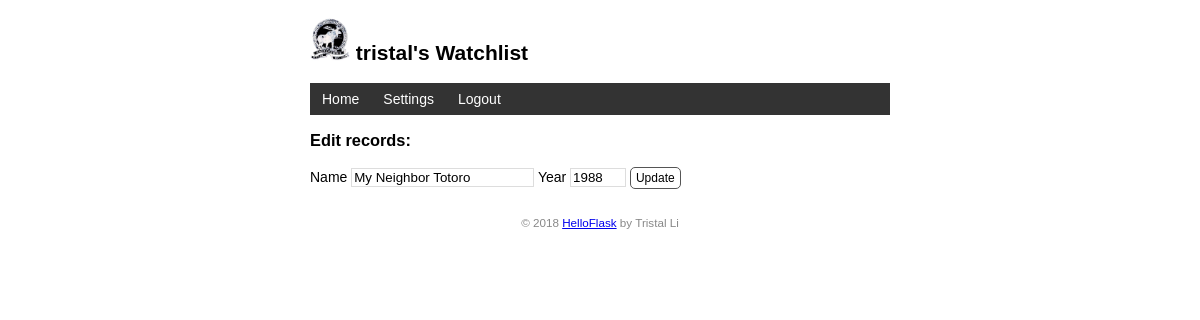
Screenshot of /movie/edit/1 (signed in) with the database file from the repository.
### watchlist/models.py (models this page shows, shortened)
class User(db.Model, UserMixin):
    __tablename__ = 'users'
    id = db.Column(db.Integer, primary_key = True)
    name = db.Column(db.String(20))
    username = db.Column(db.String(20), unique=True)
    password_hash = db.Column(db.String(128), nullable=False)

class Movie(db.Model):
    id = db.Column(db.Integer, primary_key = True)
    title = db.Column(db.String(60))
    year = db.Column(db.String(4))
    username = db.Column(db.String(20))

### watchlist/views.py (the view, shortened to what this page needs)
@app.route("/movie/edit/<int:movie_id>", methods = ["GET", "POST"])
@login_required
def edit(movie_id):
    movie = Movie.query.get_or_404(movie_id)
    return render_template('edit.html', movie = movie)

### watchlist/__init__.py (called while the page is built)
@login_manager.user_loader
def load_user(user_id):
    from watchlist.models import User
    user = User.query.get(int(user_id))
    return user

@app.context_processor
def inject_user():
    from watchlist.models import User, Movie
    users = User.query.all()
    movies = Movie.query.all()
    return dict(users = users, movies = movies)

### watchlist/templates/edit.html
{% extends 'base.html' %}
{% block content %}
<h3>Edit records:</h3>
<form method="post">
    Name <input type="text" name="title" autocomplete="off" required value="{{ movie.title }}">
    Year <input type="text" name="year" autocomplete="off" required value="{{ movie.year }}">
    <input class="btn" type="submit" name="submit" value="Update">
</form>
{% endblock %}

### watchlist/templates/base.html (shortened to what this page needs)
<!DOCTYPE html>
<html lang="en">
<head>
    {% block head %}
    <link rel="stylesheet" href="{{ url_for('static', filename='style.css') }}" type="text/css">
    {% endblock %}
</head>
<body>
    <h2>
        <img alt="Avatar" class="avatar" src="{{ url_for('static', filename='images/avatar.png') }}">
        {% if current_user.is_authenticated %}
            {{ current_user.name }}'s Watchlist
        {% else %}
            Watchlist - Please Login
        {% endif %}
    </h2>
    <nav>
        <ul>
            <li><a href="{{ url_for('index') }}">Home</a></li>
            {% if current_user.is_authenticated %}
                <li><a href="{{ url_for('settings') }}">Settings</a></li>
                <li><a href="{{ url_for('logout') }}">Logout</a></li>
            {% else %}
                <li><a href="{{ url_for('login') }}">Login</a></li>
                <li><a href="{{ url_for('register') }}">Register</a></li>
            {% endif %}
        </ul>
    </nav>
    {% block content %}{% endblock %}
    <footer>
        <small>&copy; 2018 <a href="http://helloflask.com/tutorial">HelloFlask</a> by Tristal Li</small>
    </footer>
</body>
</html>

### watchlist/static/style.css (style rules this page uses)
body { margin: auto; max-width: 580px; font-size: 14px; font-family: Helvetica, Arial, sans-serif; }
footer { color: #888; margin-top: 15px; text-align: center; padding: 10px; }
.avatar { width: 40px; }
nav ul { list-style-type: none; margin: 0; padding: 0; overflow: hidden; background-color: #333; }
nav li { float: left; }
nav li a { display: block; color: white; text-align: center; padding: 8px 12px; text-decoration: none; }
input[type=submit] { font-family: inherit; }
input[type=text] { border: 1px solid #ddd; }
input[name=year] { width: 50px; }
.btn { font-size: 12px; padding: 3px 5px; text-decoration: none; cursor: pointer; background-color: white; color: black; border: 1px solid #555555; border-radius: 5px; }

### rows the page displays
User: name "tristal"
Movie: title "My Neighbor Totoro", year "1988"
